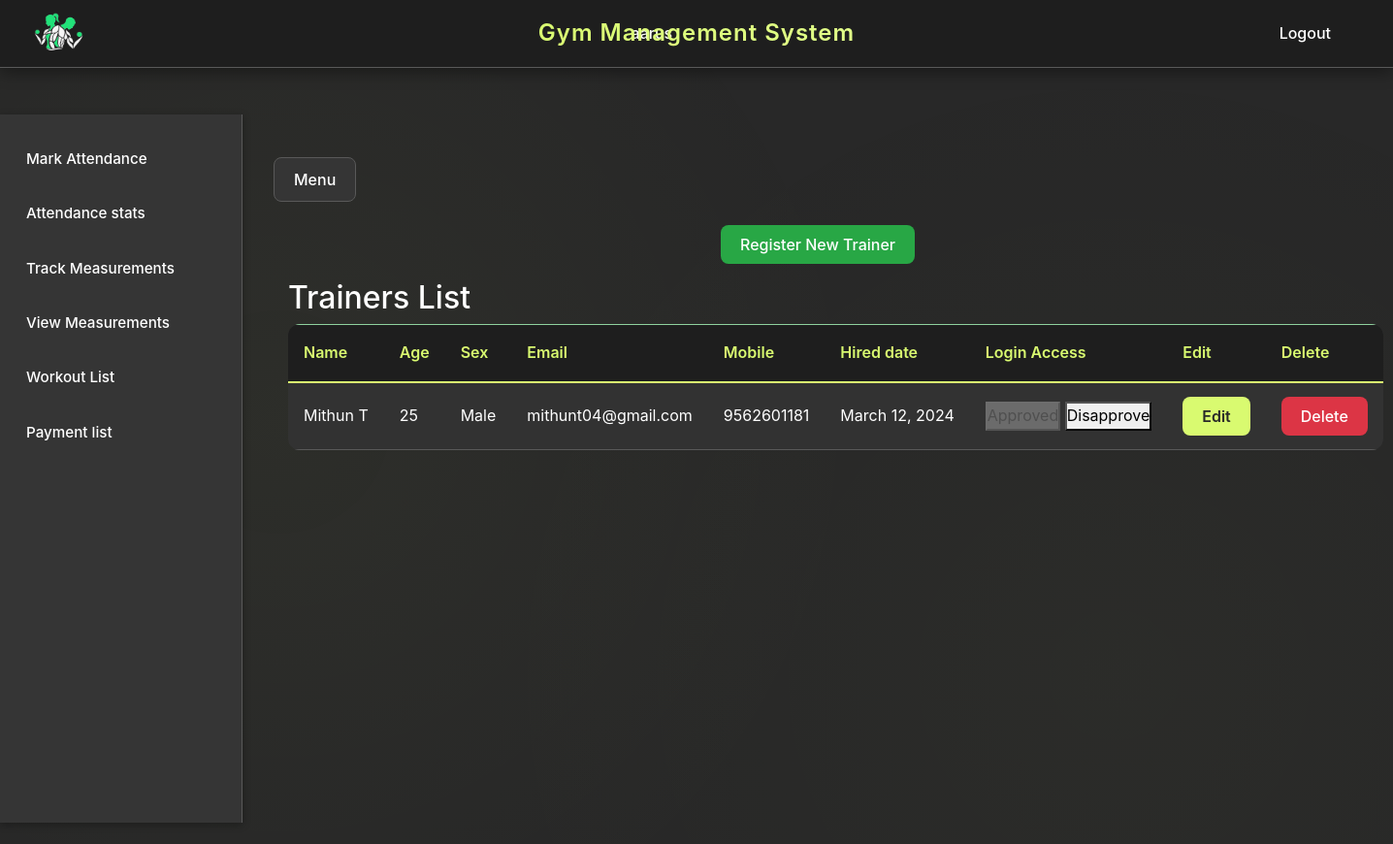
Page /trainers_list/ (signed in) on the committed database.
### registration/models.py (models this page shows, shortened)
class Trainers(models.Model):
    SEX_CHOICES = [
        ('Male', 'Male'),
        ('Female', 'Female'),
        ('Other', 'Other'),
    ]
    user = models.OneToOneField(User, on_delete=models.CASCADE)
    first_name = models.CharField(max_length=50)
    last_name = models.CharField(max_length=50)
    sex = models.CharField(max_length=10, choices=SEX_CHOICES)
    age = models.IntegerField()
    email = models.EmailField(max_length=50)
    mobile_number = models.CharField(max_length=15)
    hire_date = models.DateField(null=True, blank=True)
    class Meta:
        db_table='trainers'

### registration/views.py (the view)
# urls.py: path('trainers_list/', trainers_list, name='trainers_list'),
@login_required
def trainers_list(request):
    trainers=Trainers.objects.all()
    return render(request,'registration/trainers_list.html',{'trainers':trainers})

### main/templates/registration/trainers_list.html (shortened to what this page needs)
{% extends "base.html" %} {% block content %}
<div class="container">
  <div class="row justify-content-center">
    <div class="col-12 text-center mb-3">
      <button
        type="button"
        class="btn btn-success"
        onclick="window.location.href = '/add_trainer/'"
      >
        Register New Trainer
      </button>
    </div>
  </div>
  <div class="row justify-content-center">
    <div class="col-md-12">
      <h2>Trainers List</h2>
      <table class="table table-success table-striped">
        <thead>
          <tr>
            <th scope="col">Name</th>
            <th scope="col">Age</th>
            <th scope="col">Sex</th>
            <th scope="col">Email</th>
            <th scope="col">Mobile</th>
            <th scope="col">Hired date</th>
            <th  class="text-nowrap">Login Access</th>
            <th scope="col">Edit</th>
            <th scope="col">Delete</th>
          </tr>
        </thead>
        <tbody>
          {% for trainer in trainers %}
          <tr>
            <td class="text-nowrap">
              {{trainer.first_name}} {{trainer.last_name}}
            </td>
            <td>{{trainer.age}}</td>
            <td>{{trainer.sex}}</td>
            <td>{{trainer.email}}</td>
            <td>{{trainer.mobile_number}}</td>
            <td class="text-nowrap">{{trainer.hire_date}}</td>
            <td class="text-nowrap">
              <a href="{% url 'approve_trainer' trainer.id %}">
                <button {% if trainer.user.is_active %}disabled{% endif %}>
                  {% if trainer.user.is_active %} Approved
                  {% else %} Approve
                  {% endif %}
                </button>
              </a>
              <a href="{% url 'disapprove_trainer' trainer.id %}">
                <button {% if not trainer.user.is_active %}disabled{% endif %}>
                  {% if trainer.user.is_active %} Disapprove {% else %}  Disapproved {% endif %}
                </button>
              </a>
            </td>
            <td>
              <button
                type="button"
                class="btn btn-primary"
                onclick="fn_ConfirmEdit('/edit_trainer/{{trainer.id}}')"
              >
                Edit
              </button>
            </td>
            <td>
              <button
                type="button"
                class="btn btn-danger"
                onclick="fn_ConfirmDelete('/trainer_member/{{trainer.id}}')"
              >
                Delete
              </button>
            </td>
          </tr>
          {% endfor %}
        </tbody>
      </table>
    </div>
  </div>
</div>
{% endblock %}

### main/templates/base.html (shortened to what this page needs)
<!doctype html>
<html>
  <head>
    <link
      href="https://stackpath.bootstrapcdn.com/bootstrap/4.5.2/css/bootstrap.min.css"
      rel="stylesheet"
    />
    {% load static %}
    <link rel="stylesheet" type="text/css" href="{% static 'css/main.css' %}" />
    <link rel="stylesheet" type="text/css" href="{% static 'css/base.css' %}" />
  </head>
  <body>
    <div class="header">
      <a href="{% url 'home' %}">
        <img
          src="{% static 'images/gms_logo.png' %}"
          alt="Logo"
          href="{% url 'register' %}"
        />
      </a>
      <div class="center">Gym Management System</div>
      <div class="text-white mr-5">{{user.username}}</div>
      <a href="{% url 'logout' %}" class="text-white">Logout</a>
    </div>
    <div class="sidebar mt-5" id="sidebar" style="z-index: 999">
       {% if not user.is_staff %}
      <a href="{% url 'mark_attendance' %}">Mark Attendance</a>
      <a href="{% url 'attendance_stats' %}">Attendance stats</a>
      <a href="{% url 'add_measurement' %}">Track Measurements</a>
      <a href="{% url 'measurement_list' %}">View Measurements</a>
      <a href="{% url 'workout_plan_list' %}">Workout List</a>
      <a href="{% url 'payment_list' %}">Payment list</a>
      {% endif %}
    </div>
    <div class="content" id="content">
      <button
        class="btn btn-secondary"
        id="sidebarCollapse"
        style="margin-top: 60px"
      >
        Menu
      </button>
      {% block content %} {% endblock %}
    </div>
  </body>
</html>

### main/static/css/main.css (style rules this page uses)
.header { height: 60px; background-color: #343a40; color: #ffffff; text-align: center; position: fixed; width: 100%; top: 0; z-index: 1000; display: flex; align-items: center; justify-content: space-between; padding: 0 15px; }
.header img { height: 50px; }
.header .center { flex-grow: 1; text-align: center; }
.content { padding: 20px; }
.sidebar { height: 100%; width: 250px; position: fixed; top: 0; left: -250px; background-color: #343a40; padding-top: 20px; transition: all 0.3s ease; }
.sidebar a { padding: 15px 8px 15px 16px; text-decoration: none; font-size: 18px; color: #ffffff; display: block; }
.content { margin-left: 0; padding: 20px; transition: margin-left 0.3s ease; }

### rows in the picture
Trainers: first_name "Mithun", last_name "T", age "25", sex "Male", email "mithunt04@gmail.com", mobile_number "9562601181", hire_date "March 12, 2024", shows "Approved", shows "Disapprove"

### other values in the picture
{{ user.username }} "aarus"
